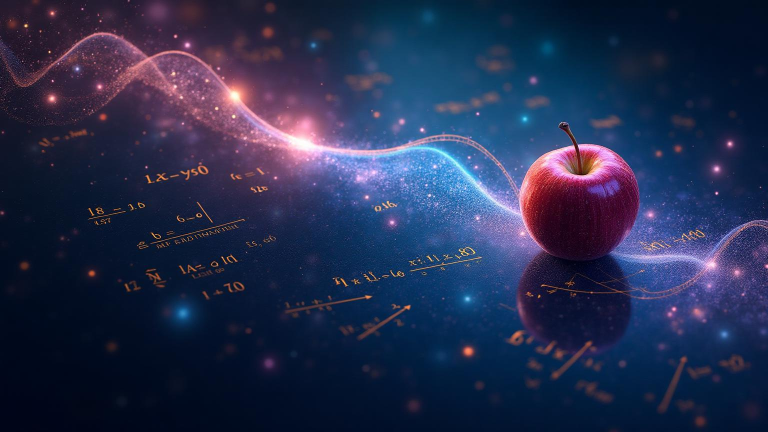
#> input picture 28_ComputerVision_OpenCV/data-calculus-hero.jpg, 1536 x 864 px (shown at 1/2 size)
$ python images_are_just_numpy_in_disguise.py
#> lines starting #> are read from the running program, lines starting #| are printed output that depends on the picture
import cv2
import numpy as np
import matplotlib.pyplot as plt

# Load an image from your health tracking app (e.g., meal photo)
meal_image = cv2.imread('data-calculus-hero.jpg')
#> meal_image is the input picture: shape (864, 1536, 3); mean B, G, R 78.7, 45.9, 37.2
meal_image_2 = cv2.imread('dubai-chocolate.jpg')
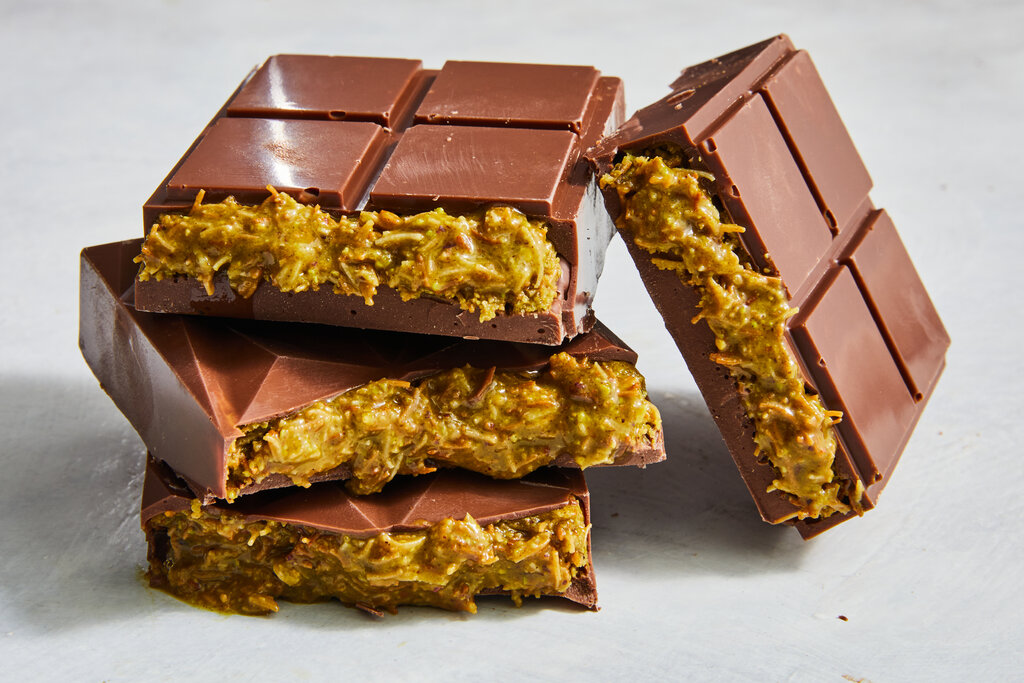
#> input picture 28_ComputerVision_OpenCV/dubai-chocolate.jpg, 1024 x 683 px
#> meal_image_2 is the input picture: shape (683, 1024, 3); mean B, G, R 119.7, 141.5, 165.8


# OpenCV reads in BGR, but we think in RGB
meal_rgb = cv2.cvtColor(meal_image, cv2.COLOR_BGR2RGB)

print(f"📸 Image shape: {meal_rgb.shape}")  # e.g., (1080, 1920, 3)
#| 📸 Image shape: (864, 1536, 3)
print(f"   Height: {meal_rgb.shape[0]} pixels")
#|    Height: 864 pixels
print(f"   Width: {meal_rgb.shape[1]} pixels")
#|    Width: 1536 pixels
print(f"   Channels: {meal_rgb.shape[2]} (Red, Green, Blue)")
#|    Channels: 3 (Red, Green, Blue)
print(f"   Total data points: {meal_rgb.size} numbers!")
#|    Total data points: 3981312 numbers!

# This is just NumPy - everything you learned in Data:Calculus!
print(f"\n🔢 Data type: {meal_rgb.dtype}")  # uint8 (0-255)
#| 🔢 Data type: uint8
print(f"   Memory: {meal_rgb.nbytes / 1024 / 1024:.2f} MB")
#|    Memory: 3.80 MB

# Extract a single pixel - it's just a vector!
center_pixel = meal_rgb[540, 960]  # middle of 1080p image
#> center_pixel = [33, 76, 131]
print(f"\n🎨 Center pixel RGB: {center_pixel}")
#| 🎨 Center pixel RGB: [ 33  76 131]

# ====== The "AHA!" Moment: Different Color Spaces ======
# RGB: What humans see and cameras capture
rgb_image = meal_rgb.copy()

# Grayscale: Intensity only (great for detecting shapes)
gray_image = cv2.cvtColor(meal_rgb, cv2.COLOR_RGB2GRAY)
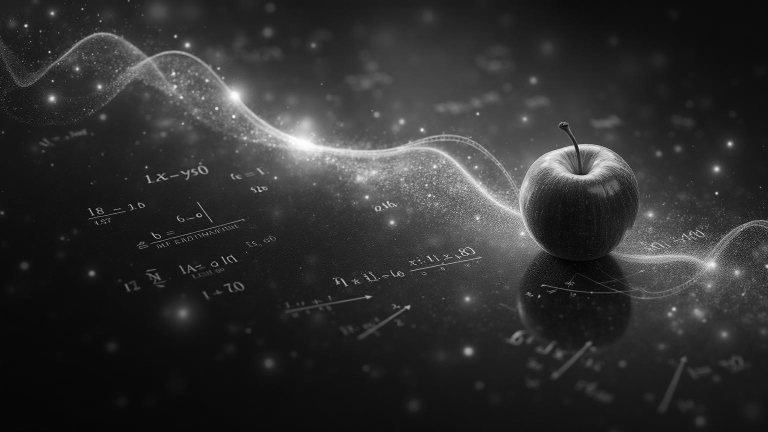
#> gray_image: shape (864, 1536) (shown at 1/2 size); min 0, max 254, mean 47
print(f"\n🌓 Grayscale shape: {gray_image.shape}")  # (1080, 1920) - 2D only!
#| 🌓 Grayscale shape: (864, 1536)

# HSV: Hue-Saturation-Value (great for color-based segmentation)
hsv_image = cv2.cvtColor(meal_rgb, cv2.COLOR_RGB2HSV)
#> hsv_image: shape (864, 1536, 3); mean H, S, V 117, 183.3, 81.9

# ====== Real Health App Use Case ======
# Heuristic: Analyze color variety in meal - more colors = better nutrition
def analyze_meal_variety(image_rgb):
    """Analyze color variety in meal - more colors = better nutrition"""
    hsv = cv2.cvtColor(image_rgb, cv2.COLOR_RGB2HSV)
    hue_channel = hsv[:, :, 0]
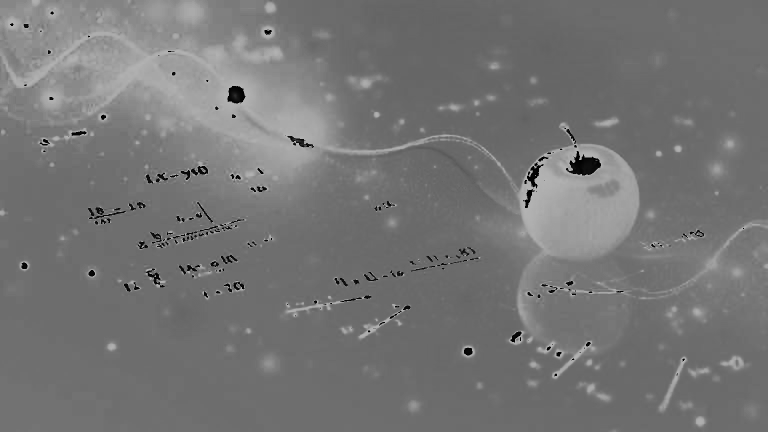
#> hue_channel: shape (864, 1536) (shown at 1/2 size); min 0, max 179, mean 117

    unique_hues = len(np.unique(hue_channel))
#> unique_hues = 175
    variety_score = min(100, (unique_hues / 180) * 100)
#> variety_score = 97.22

    return {
        'variety_score': variety_score,
        'unique_colors': unique_hues,
        'recommendation': '✅ Great variety!' if variety_score > 60 else '⚠️ Add more colors'
    }

meal_analysis = analyze_meal_variety(meal_rgb)
#> meal_analysis = {'variety_score': 97.22, 'unique_colors': 175, 'recommendation': '✅ Great variety!'}
print(f"\n🥗 Meal Nutrition Analysis:")
print(f"   Color Variety Score: {meal_analysis['variety_score']:.1f}/100")
#|    Color Variety Score: 97.2/100
print(f"   {meal_analysis['recommendation']}")
#|    ✅ Great variety!

print("\n💡 See? Everything connects to Data:Calculus!")
